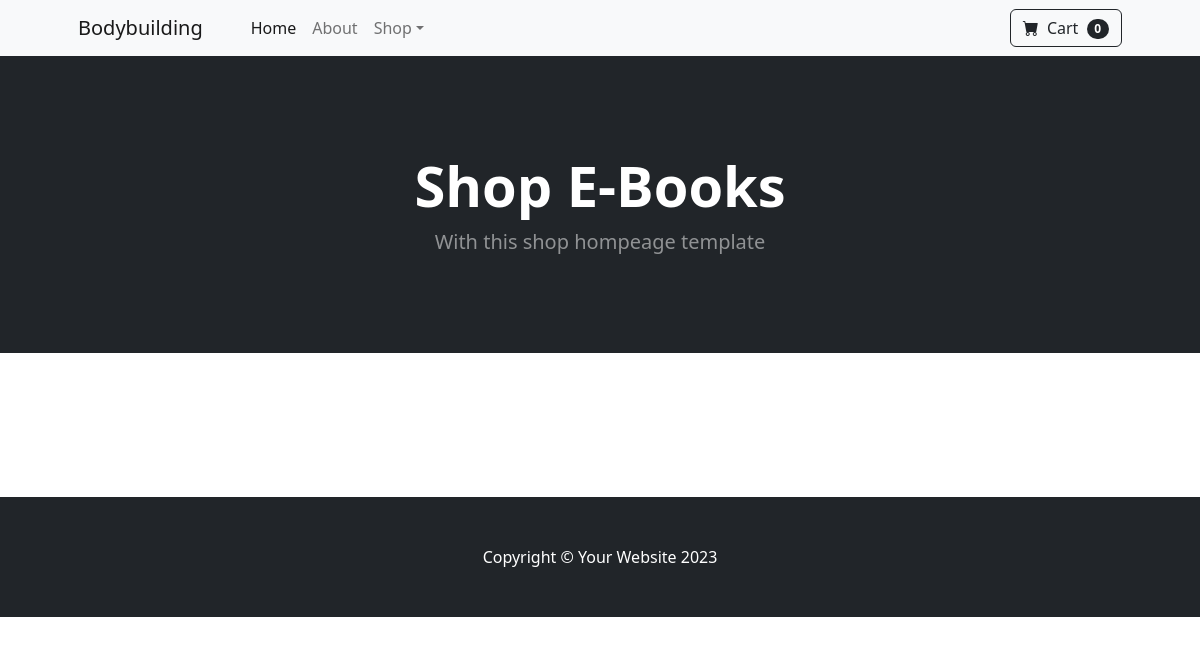
Before: / with the older database file.
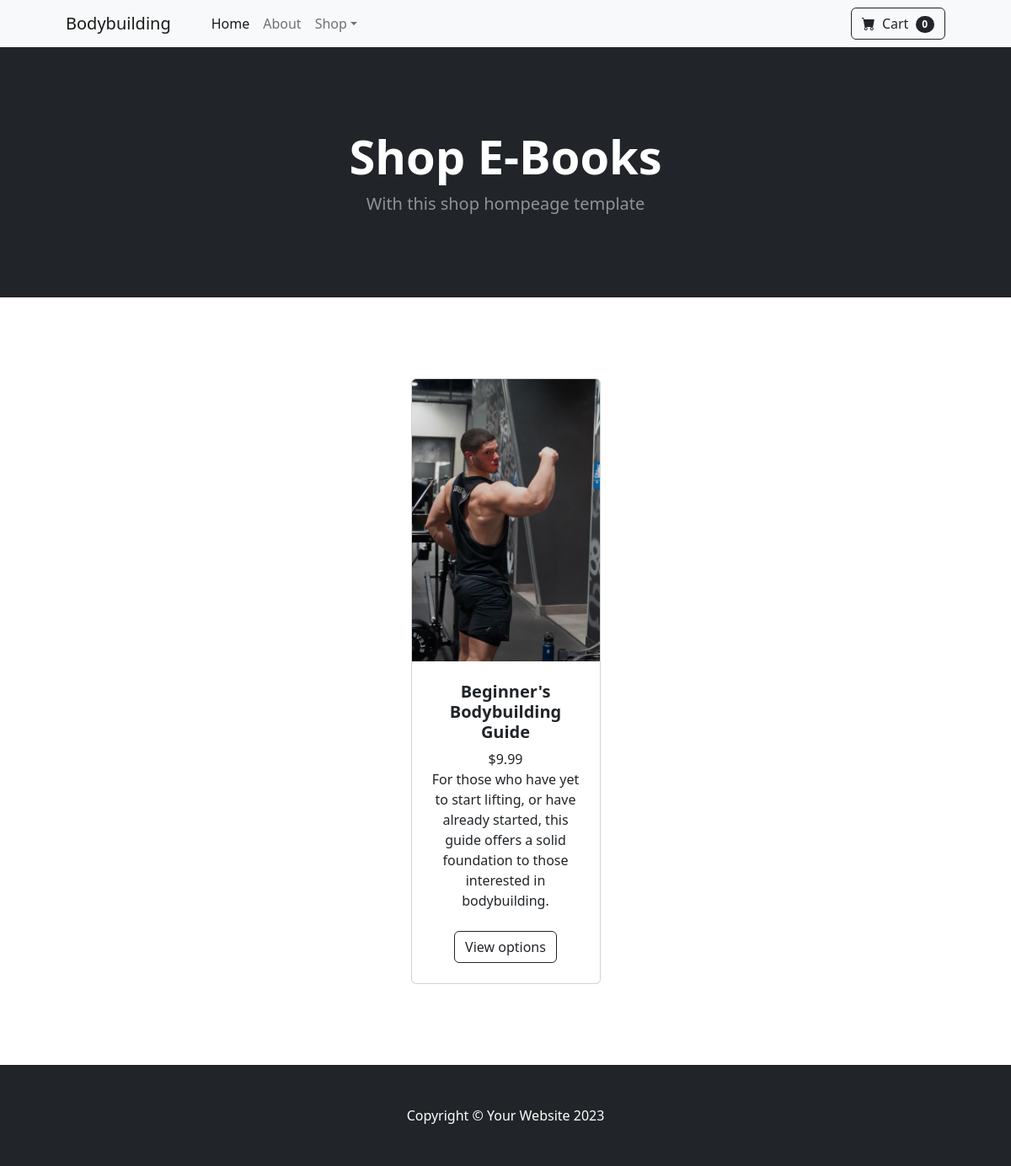
After: the same page with the newer database file.
### store/models.py (models this page shows, shortened)
class Product(models.Model):
    name = models.CharField(max_length=100)
    price = models.DecimalField(default=0, decimal_places=2, max_digits=6)
    category = models.ForeignKey(
        Category, on_delete=models.CASCADE, default=1
    )  # Foreign Key references this category value to the class Category
    description = models.CharField(max_length=250, default="", blank=True, null=True)
    image = models.ImageField(upload_to="uploads/product/")

### store/views.py (the view)
# urls.py: path("", views.home, name="home"),  # URL for the homepage
def home(request):
    products = Product.objects.all()
    return render(request, "home.html", {"products": products})

### store/templates/home.html (shortened to what this page needs)
{% load static %}
<!DOCTYPE html>
<html lang="en">
    <head>
        <link href="https://cdn.jsdelivr.net/npm/bootstrap-icons@1.5.0/font/bootstrap-icons.css" rel="stylesheet" />
        <link href="{% static 'css/styles.css' %}" rel="stylesheet" />
    </head>
    <body>
        <nav class="navbar navbar-expand-lg navbar-light bg-light">
            <div class="container px-4 px-lg-5">
                <a class="navbar-brand" href="#!">Bodybuilding</a>
                <div class="collapse navbar-collapse" id="navbarSupportedContent">
                    <ul class="navbar-nav me-auto mb-2 mb-lg-0 ms-lg-4">
                        <li class="nav-item"><a class="nav-link active" aria-current="page" href="#!">Home</a></li>
                        <li class="nav-item"><a class="nav-link" href="#!">About</a></li>
                        <li class="nav-item dropdown">
                            <a class="nav-link dropdown-toggle" id="navbarDropdown" href="#" role="button" data-bs-toggle="dropdown" aria-expanded="false">Shop</a>
                        </li>
                    </ul>
                    <form class="d-flex">
                        <button class="btn btn-outline-dark" type="submit">
                            <i class="bi-cart-fill me-1"></i>
                            Cart
                            <span class="badge bg-dark text-white ms-1 rounded-pill">0</span>
                        </button>
                    </form>
                </div>
            </div>
        </nav>
        <header class="bg-dark py-5">
            <div class="container px-4 px-lg-5 my-5">
                <div class="text-center text-white">
                    <h1 class="display-4 fw-bolder">Shop E-Books</h1>
                    <p class="lead fw-normal text-white-50 mb-0">With this shop hompeage template</p>
                </div>
            </div>
        </header>
        <section class="py-5">
            <div class="container px-4 px-lg-5 mt-5">
                <div class="row gx-4 gx-lg-5 row-cols-2 row-cols-md-3 row-cols-xl-4 justify-content-center">
                    {% for product in products %}
                    <div class="col mb-5">
                        <div class="card h-100">
                            <img class="card-img-top" src="{{ product.image.url }}" alt="..." />
                            <div class="card-body p-4">
                                <div class="text-center">
                                    <h5 class="fw-bolder">{{ product.name }}</h5>
                                    ${{ product.price }}
                                    <br/>
                                    {{ product.description }}
                                </div>
                            </div>
                            <div class="card-footer p-4 pt-0 border-top-0 bg-transparent">
                                <div class="text-center"><a class="btn btn-outline-dark mt-auto" href="#">View options</a></div>
                            </div>
                        </div>
                    </div>
                    {% endfor %}
                </div>
            </div>
        </section>
        <footer class="py-5 bg-dark">
            <div class="container"><p class="m-0 text-center text-white">Copyright &copy; Your Website 2023</p></div>
        </footer>
    </body>
</html>

Changed rows visible on the page:
added Product: image (picture), name "Beginner's Bodybuilding Guide", price "9.99", description "For those who have yet to start lifting, or have already started, this guide offers a solid foundation to those interested in bodybuilding."
